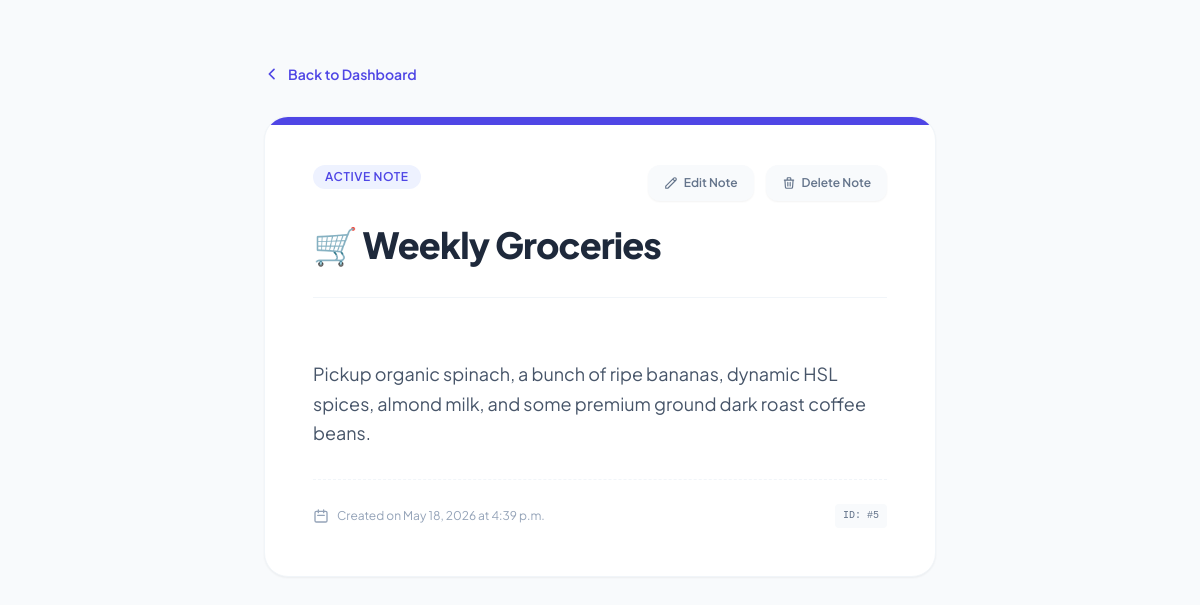
The app's page /5/ with its own data.
### notes/models.py (models this page shows, shortened)
class Note(models.Model):
    title = models.CharField(
        max_length=200,
        help_text="The main heading for your sticky note card."
    )
    content = models.TextField(
        help_text="The rich details and descriptions of your thoughts."
    )
    created_at = models.DateTimeField(auto_now_add=True)

### notes/views.py (the view)
# urls.py: path('<int:pk>/', views.note_detail, name='note_detail'),
def note_detail(request, pk):
    note = Note.objects.get(pk=pk)
    context = {
        'note': note,
    }
    return render(request, 'notes/note_detail.html', context)

### notes/templates/notes/note_detail.html (shortened to what this page needs)
<!DOCTYPE html>
<html lang="en">
<head>
    <script src="https://cdn.tailwindcss.com"></script>
</head>
<body class="bg-slate-50 min-h-screen text-slate-800 antialiased selection:bg-indigo-100 selection:text-indigo-900 py-16 px-4">
    <div class="max-w-2xl mx-auto">
        <a href="{% url 'notes:note_list' %}"
            class="inline-flex items-center text-sm font-semibold text-indigo-600 hover:text-indigo-800 transition-colors mb-8 group">
            <svg class="w-4 h-4 mr-2 transform group-hover:-translate-x-1 transition-transform" fill="none"
                stroke="currentColor" viewBox="0 0 24 24">
                <path stroke-linecap="round" stroke-linejoin="round" stroke-width="2.5" d="M15 19l-7-7 7-7" />
            </svg>
            Back to Dashboard
        </a>
        <article class="bg-white rounded-3xl p-8 md:p-12 shadow-sm border border-slate-100 relative overflow-hidden">
            <div class="absolute top-0 left-0 w-full h-[8px] bg-indigo-600"></div>
            <header class="mb-8">
                <div class="flex flex-col sm:flex-row sm:items-center justify-between gap-4 mb-6">
                    <span class="self-start bg-indigo-50 text-indigo-600 px-3 py-1 rounded-full text-xs font-semibold tracking-wider uppercase inline-block">
                        Active Note
                    </span>
                    <div class="flex items-center gap-3">
                        <a href="{% url 'notes:edit_note' note.pk %}"
                            class="inline-flex items-center gap-1.5 px-4 py-2.5 bg-slate-50 hover:bg-indigo-50 hover:text-indigo-600 active:scale-95 text-slate-500 font-semibold rounded-xl text-xs shadow-sm hover:shadow transition-all duration-300 group">
                            <svg class="w-3.5 h-3.5 group-hover:scale-110 transition-transform duration-300" fill="none"
                                stroke="currentColor" viewBox="0 0 24 24">
                                <path stroke-linecap="round" stroke-linejoin="round" stroke-width="2"
                                    d="M15.232 5.232l3.536 3.536m-2.036-5.036a2.5 2.5 0 113.536 3.536L6.5 21.036H3v-3.572L16.732 3.732z" />
                            </svg>
                            Edit Note
                        </a>
                        <a href="{% url 'notes:delete_note' note.pk %}"
                            class="inline-flex items-center gap-1.5 px-4 py-2.5 bg-slate-50 hover:bg-rose-50 hover:text-rose-600 active:scale-95 text-slate-500 font-semibold rounded-xl text-xs shadow-sm hover:shadow transition-all duration-300 group">
                            Delete Note
                        </a>
                    </div>
                </div>
                <h1 class="text-3xl md:text-4xl font-extrabold text-slate-800 tracking-tight leading-tight">
                    {{ note.title }}
                </h1>
            </header>
            <section class="text-slate-600 text-lg leading-relaxed whitespace-pre-line mb-8 border-t border-slate-100 pt-8">
                {{ note.content }}
            </section>
            <footer class="flex items-center justify-between text-xs text-slate-400 border-t border-dashed border-slate-100 pt-6">
                <div class="flex items-center">
                    <svg class="w-4 h-4 mr-2 text-slate-400" fill="none" stroke="currentColor" viewBox="0 0 24 24">
                        <path stroke-linecap="round" stroke-linejoin="round" stroke-width="2"
                            d="M8 7V3m8 4V3m-9 8h10M5 21h14a2 2 0 002-2V7a2 2 0 00-2-2H5a2 2 0 00-2 2v12a2 2 0 002 2z" />
                    </svg>
                    <span>Created on {{ note.created_at|date:"F j, Y \a\t g:i a" }}</span>
                </div>
                <span class="font-mono text-[10px] bg-slate-50 text-slate-500 px-2 py-1 rounded">
                    ID: #{{ note.pk }}
                </span>
            </footer>
        </article>
    </div>
</body>
</html>

### notes/templates/notes/note_detail.html (style rules this page uses)
body { font-family: 'Plus Jakarta Sans', sans-serif; }

### records on screen
Note: title "🛒 Weekly Groceries", content "Pickup organic spinach, a bunch of ripe bananas, dynamic HSL spices, almond milk, and some premium ground dark roast coffee beans.", created_at "May 18, 2026 at 4:39 p.m.", pk "5"
